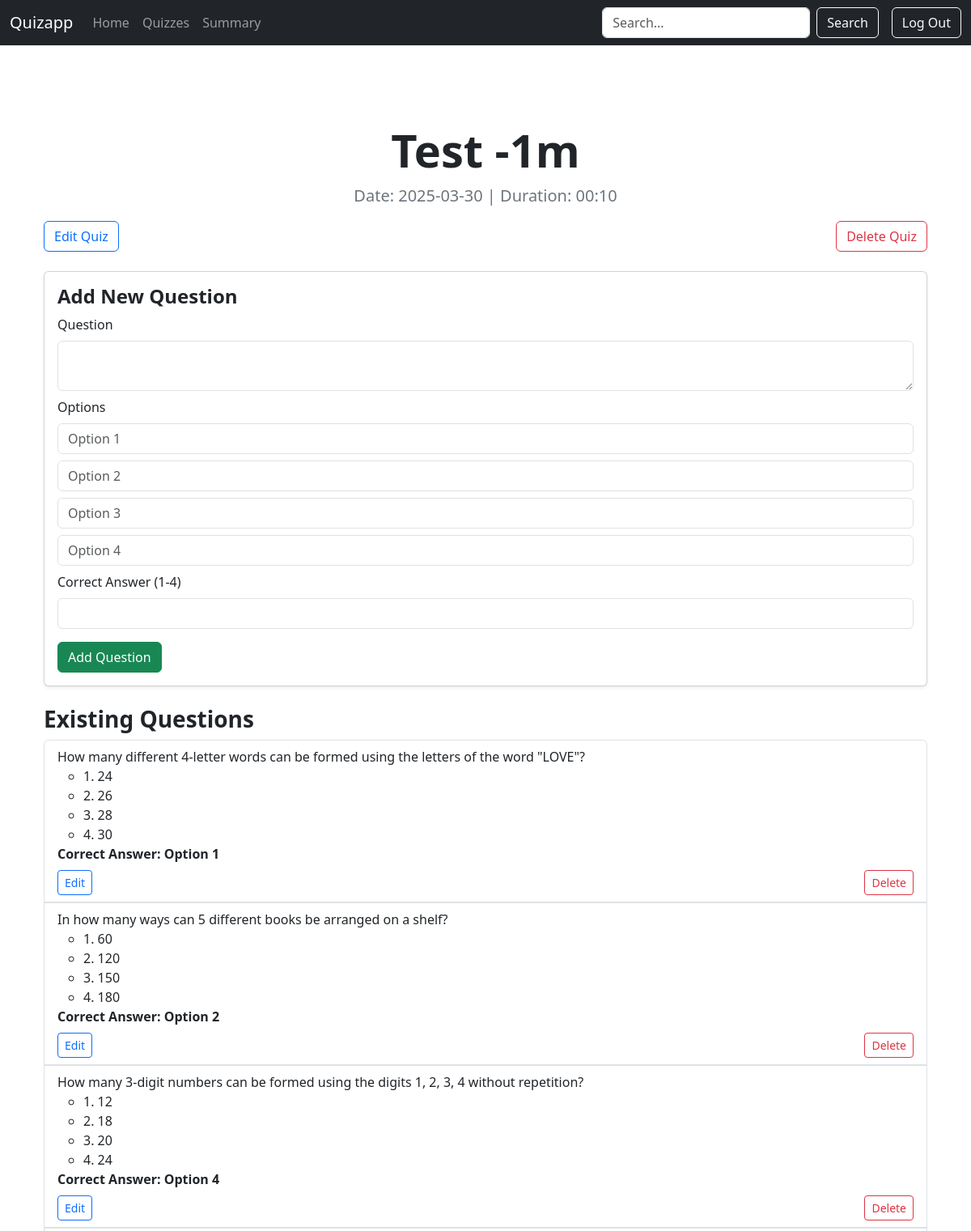
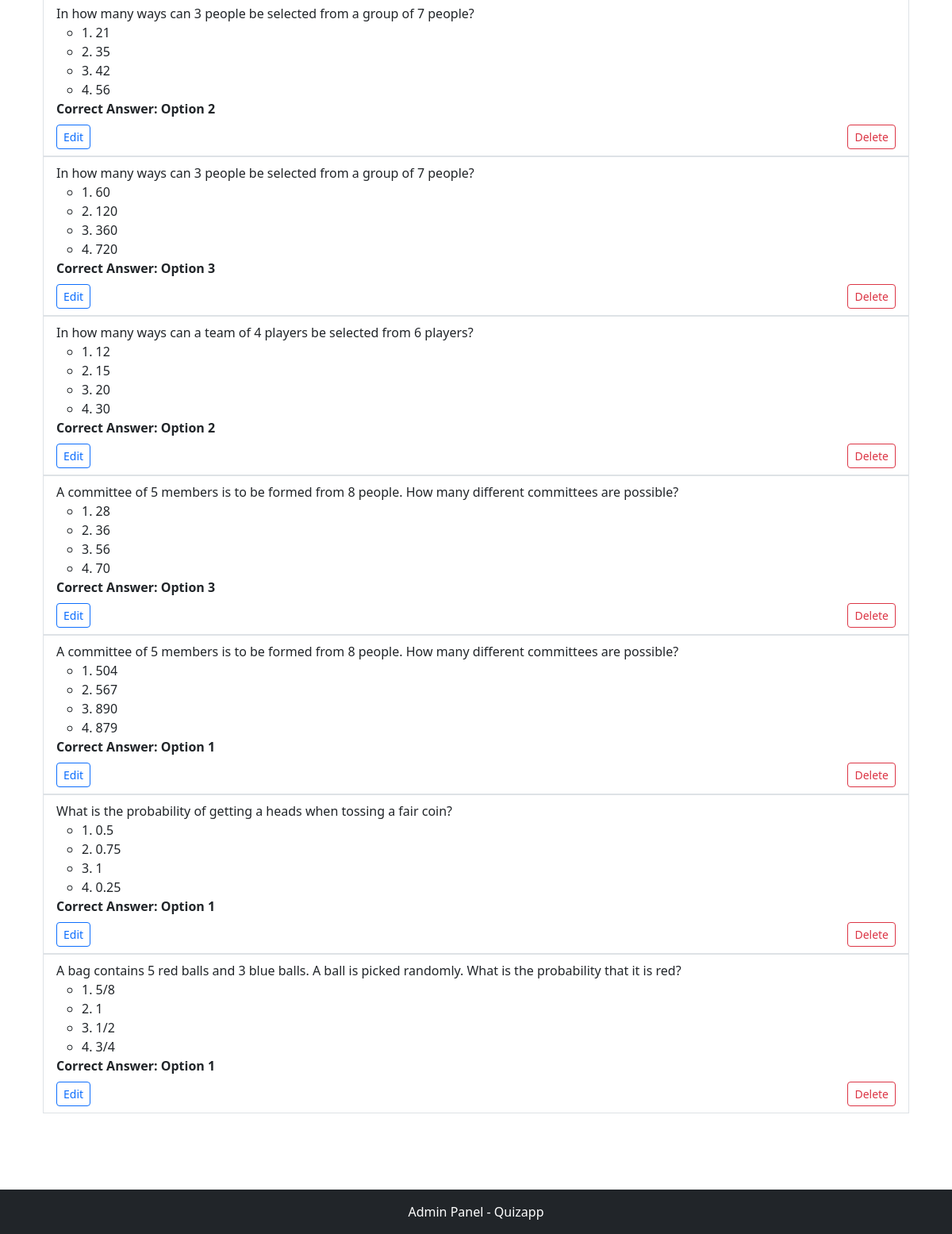
The app's page /admin/quiz/2 with its own data (2 pictures, top to bottom).
### model.py (models this page shows)
class Quiz(db.Model):
    quiz_id = db.Column(db.Integer, primary_key=True)
    chapter_id = db.Column(db.Integer, db.ForeignKey('chapter.chapter_id', ondelete="CASCADE"), nullable=False)
    title = db.Column(db.String(255), nullable=False)
    date_of_quiz = db.Column(db.DateTime, nullable=False, default=datetime.utcnow)
    time_duration = db.Column(db.String(5), nullable=False)  # Format: HH:MM
    scores = db.relationship("Score", back_populates="quiz", cascade="all, delete-orphan")
    questions = db.relationship("Question", backref="quiz", cascade="all, delete-orphan")

class Question(db.Model):
    question_id = db.Column(db.Integer, primary_key=True)
    quiz_id = db.Column(db.Integer, db.ForeignKey('quiz.quiz_id', ondelete="CASCADE"), nullable=False)
    question_statement = db.Column(db.Text, nullable=False)
    option1 = db.Column(db.String(255), nullable=False)
    option2 = db.Column(db.String(255), nullable=False)
    option3 = db.Column(db.String(255), nullable=False)
    option4 = db.Column(db.String(255), nullable=False)
    correct_option = db.Column(db.Integer, nullable=False)  # 1, 2, 3, or 4

### app.py (the view)
@app.route("/admin/quiz/<int:quiz_id>")
def quiz_details(quiz_id):
    quiz = Quiz.query.get_or_404(quiz_id)
    return render_template("admin/quiz_details.html", quiz=quiz)

### templates/admin/quiz_details.html (shortened to what this page needs)
{% extends "admin_layout.html" %}
{% block body %}
<div class="container my-5">
    <h1 class="display-4 text-center text-dark fw-bold">{{ quiz.title }}</h1>
    <p class="lead text-center text-secondary">Date: {{ quiz.date_of_quiz.strftime('%Y-%m-%d') }} | Duration: {{
        quiz.time_duration }}</p>
    <div class="d-flex justify-content-between mb-4">
        <button class="btn btn-outline-primary" data-bs-toggle="modal" data-bs-target="#editQuizModal">Edit
            Quiz</button>
        <form action="{{ url_for('delete_quiz', quiz_id=quiz.quiz_id) }}" method="POST"
            onsubmit="return confirm('Are you sure you want to delete this quiz?');">
            <button type="submit" class="btn btn-outline-danger">Delete Quiz</button>
        </form>
    </div>
    <div class="card shadow-sm mb-4">
        <div class="card-body">
            <h4 class="card-title text-dark fw-bold">Add New Question</h4>
            <form action="{{ url_for('add_question', quiz_id=quiz.quiz_id) }}" method="post">
                <label class="form-label">Question</label>
                <textarea class="form-control" name="question_statement" required></textarea>
                <label class="form-label mt-2">Options</label>
                <input type="text" name="option1" class="form-control" placeholder="Option 1" required>
                <input type="text" name="option2" class="form-control mt-2" placeholder="Option 2" required>
                <input type="text" name="option3" class="form-control mt-2" placeholder="Option 3" required>
                <input type="text" name="option4" class="form-control mt-2" placeholder="Option 4" required>
                <label class="form-label mt-2">Correct Answer (1-4)</label>
                <input type="number" name="correct_option" class="form-control" min="1" max="4" required>
                <button type="submit" class="btn btn-success mt-3">Add Question</button>
            </form>
        </div>
    </div>
    <h3 class="text-dark fw-bold">Existing Questions</h3>
    <ul class="list-group">
        {% for question in quiz.questions %}
        <li class="list-group-item">
            {{ question.question_statement }}
            <ul>
                <li>1. {{ question.option1 }}</li>
                <li>2. {{ question.option2 }}</li>
                <li>3. {{ question.option3 }}</li>
                <li>4. {{ question.option4 }}</li>
            </ul>
            <strong>Correct Answer: Option {{ question.correct_option }}</strong>
            <div class="d-flex justify-content-between mt-2">
                <button class="btn btn-outline-primary btn-sm" data-bs-toggle="modal"
                    data-bs-target="#editQuestionModal{{ question.question_id }}">Edit</button>
                <form action="{{ url_for('delete_question', question_id=question.question_id) }}" method="POST"
                    onsubmit="return confirm('Delete this question?');">
                    <button type="submit" class="btn btn-outline-danger btn-sm">Delete</button>
                </form>
            </div>
        </li>
        {% endfor %}
    </ul>
</div>
{% endblock %}

### records on screen
Quiz: title "Test -1m", date_of_quiz "2025-03-30", time_duration "00:10"
Question: question_statement "How many different 4-letter words can be formed using the letters of the word \"LOVE\"?", option1 "24", option2 "26", option3 "28", option4 "30", correct_option "1"
Question: question_statement "In how many ways can 5 different books be arranged on a shelf?", option1 "60", option2 "120", option3 "150", option4 "180", correct_option "2"
Question: question_statement "How many 3-digit numbers can be formed using the digits 1, 2, 3, 4 without repetition?", option1 "12", option2 "18", option3 "20", option4 "24", correct_option "4"
Question: question_statement "In how many ways can 3 people be selected from a group of 7 people?", option1 "21", option2 "35", option3 "42", option4 "56", correct_option "2"
Question: question_statement "In how many ways can 3 people be selected from a group of 7 people?", option1 "60", option2 "120", option3 "360", option4 "720", correct_option "3"
Question: question_statement "In how many ways can a team of 4 players be selected from 6 players?", option1 "12", option2 "15", option3 "20", option4 "30", correct_option "2"
Question: question_statement "A committee of 5 members is to be formed from 8 people. How many different committees are possible?", option1 "28", option2 "36", option3 "56", option4 "70", correct_option "3"
Question: question_statement "A committee of 5 members is to be formed from 8 people. How many different committees are possible?", option1 "504", option2 "567", option3 "890", option4 "879", correct_option "1"
Question: question_statement "What is the probability of getting a heads when tossing a fair coin?", option1 "0.5", option2 "0.75", option3 "1", option4 "0.25", correct_option "1"
Question: question_statement "A bag contains 5 red balls and 3 blue balls. A ball is picked randomly. What is the probability that it is red?", option1 "5/8", option2 "1", option3 "1/2", option4 "3/4", correct_option "1"
